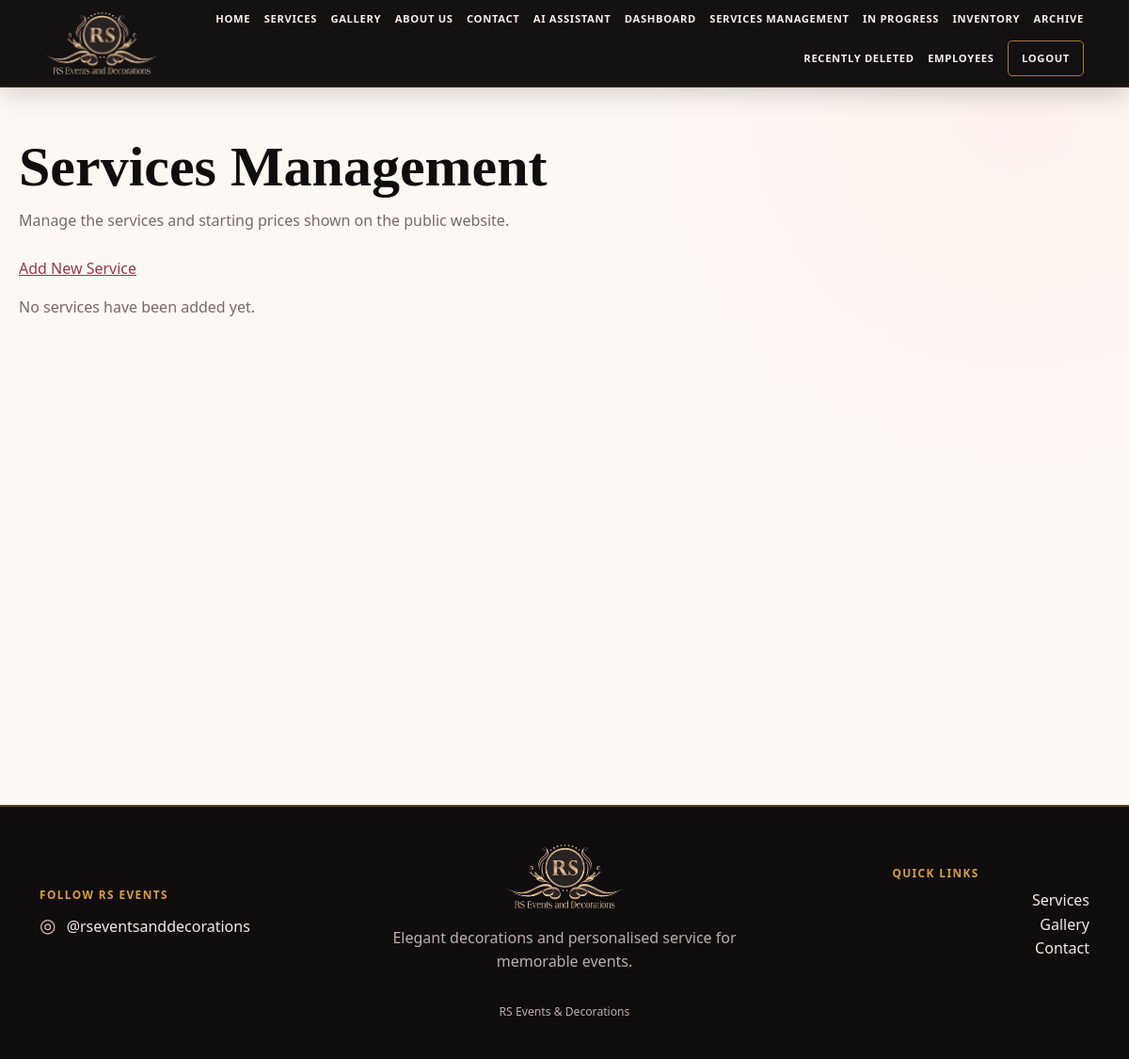
Page /manage-services (signed in) on the earlier database version.
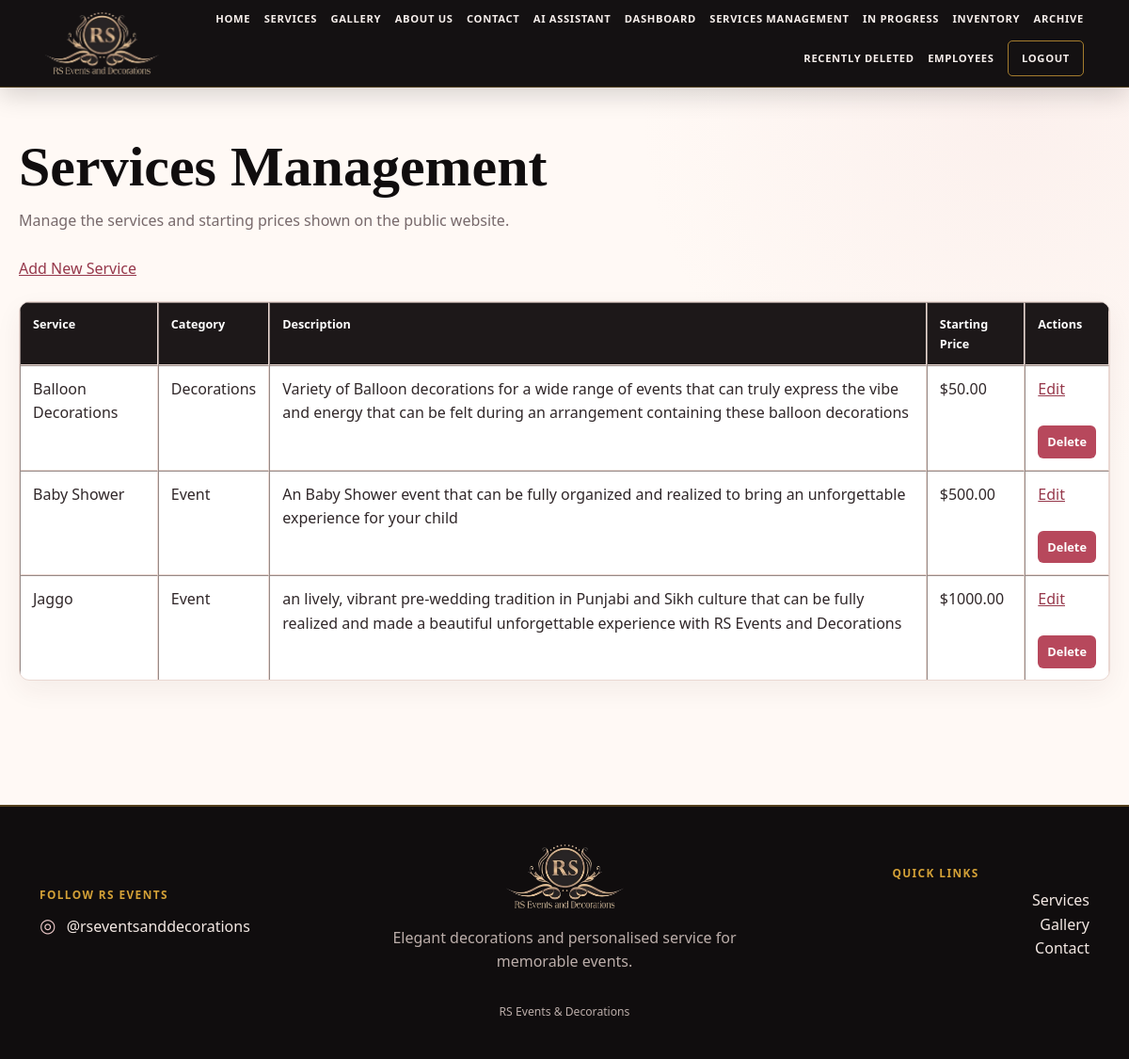
Same page on the later database version.
### tables this page shows
CREATE TABLE Services (

    ServiceID INTEGER PRIMARY KEY AUTOINCREMENT,

    ServiceName TEXT NOT NULL,

    Category TEXT NOT NULL,

    Description TEXT NOT NULL,

    StartingPrice REAL NOT NULL

);

### app.py (the view)
@app.route("/manage-services")
@login_required
def manage_services():
    return render_template(
        "manage_services.html",
        services=get_all_services(),
        role=session.get("role")
    )

### app.py (called while the page is built)
def login_required(route_function):
    @wraps(route_function)
    def protected_route(*args, **kwargs):
        if session.get("logged_in") is not True:
            return redirect(url_for("login"))
        return route_function(*args, **kwargs)
    return protected_route

### database.py (called while the page is built)
def get_connection():
    connection = sqlite3.connect(DATABASE)
    connection.row_factory = sqlite3.Row
    connection.execute(
        "PRAGMA foreign_keys = ON"
    )
    return connection

def get_all_services():
    connection = get_connection()
    cursor = connection.cursor()
    cursor.execute("""
        SELECT ServiceID, ServiceName, Category, Description, StartingPrice
        FROM Services
        ORDER BY Category, ServiceName
    """)
    services = cursor.fetchall()
    connection.close()
    return [dict(service) for service in services]

### templates/manage_services.html (shortened to what this page needs)
{% extends "base.html" %}
{% block content %}
<h1>Services Management</h1>
<p>
    Manage the services and starting prices shown on the public website.
</p>
{% if role == "admin" %}
<p>
    <a href="{{ url_for('add_service_page') }}">
        Add New Service
    </a>
</p>
{% else %}
<p>
    Employees have view-only access.
</p>
{% endif %}
{% if services %}
<table border="1" cellpadding="10">
    <thead>
        <tr>
            <th>Service</th>
            <th>Category</th>
            <th>Description</th>
            <th>Starting Price</th>
            {% if role == "admin" %}
                <th>Actions</th>
            {% endif %}
        </tr>
    </thead>
    <tbody>
        {% for service in services %}
        <tr>
            <td>
                {{ service.ServiceName }}
            </td>
            <td>
                {{ service.Category }}
            </td>
            <td>
                {{ service.Description }}
            </td>
            <td>
                ${{ "%.2f"|format(service.StartingPrice) }}
            </td>
            {% if role == "admin" %}
            <td>
                <a href="{{ url_for(
                    'edit_service_page',
                    service_id=service.ServiceID
                ) }}">
                    Edit
                </a>
                <br><br>
                <form
                    method="POST"
                    action="{{ url_for(
                        'delete_service_page',
                        service_id=service.ServiceID
                    ) }}"
                    onsubmit="return confirm(
                        'Permanently delete this service?'
                    );"
                >
                    <button type="submit">
                        Delete
                    </button>
                </form>
            </td>
            {% endif %}
        </tr>
        {% endfor %}
    </tbody>
</table>
{% else %}
<p>
    No services have been added yet.
</p>
{% endif %}
{% endblock %}

Differences in the rows shown:
added Services: ServiceName "Balloon Decorations", Category "Decorations", Description "Variety of Balloon decorations for a wide range of events that can truly express the vibe and energy that can be felt during an arrangement containing these balloon decorations", StartingPrice "50.00"
added Services: ServiceName "Baby Shower", Category "Event", Description "An Baby Shower event that can be fully organized and realized to bring an unforgettable experience for your child", StartingPrice "500.00"
added Services: ServiceName "Jaggo", Category "Event", Description "an lively, vibrant pre-wedding tradition in Punjabi and Sikh culture that can be fully realized and made a beautiful unforgettable experience with RS Events and Decorations", StartingPrice "1000.00"
Other differences:
text no longer shown: "No services have been added yet."
text now shown: "Service Category Description Starting Price Actions"
